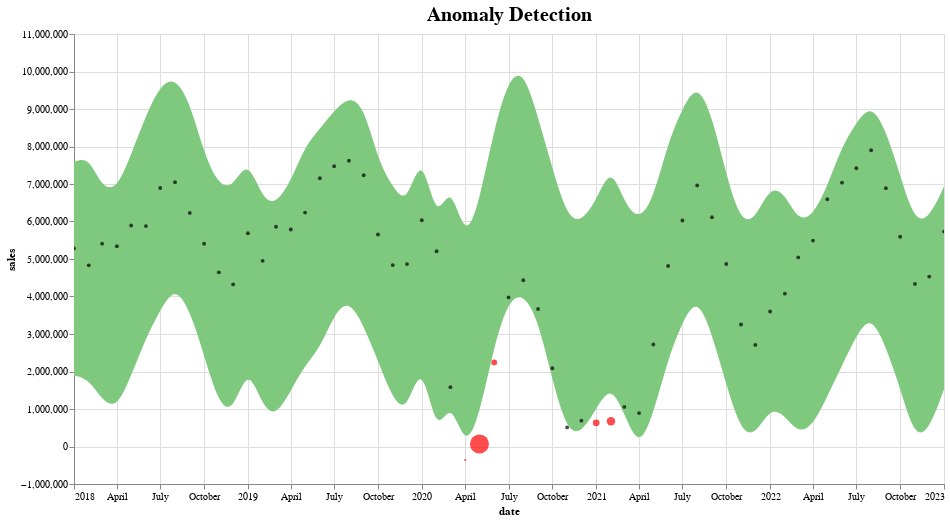

Notebook code cell kept with this figure:
### Code cell
def plot_anomalies(forecasted):
    interval = alt.Chart(forecasted).mark_area(interpolate="basis", color = '#7FC97F').encode(
    x=alt.X('ds:T',  title ='date'),
    y='yhat_upper',
    y2='yhat_lower',
    tooltip=['ds', 'fact', 'yhat_lower', 'yhat_upper']
    ).interactive().properties(
        title='Anomaly Detection'
    )

    fact = alt.Chart(forecasted[forecasted.anomaly==0]).mark_circle(size=15, opacity=0.7, color = 'Black').encode(
        x='ds:T',
        y=alt.Y('fact', title='sales'),    
        tooltip=['ds', 'fact', 'yhat_lower', 'yhat_upper']
    ).interactive()

    anomalies = alt.Chart(forecasted[forecasted.anomaly!=0]).mark_circle(size=30, color = 'Red').encode(
        x='ds:T',
        y=alt.Y('fact', title='sales'),    
        tooltip=['ds', 'fact', 'yhat_lower', 'yhat_upper'],
        size = alt.Size( 'importance', legend=None)
    ).interactive()

    return alt.layer(interval, fact, anomalies)\
              .properties(width=870, height=450)\
              .configure_title(fontSize=20)
              
plot_anomalies(pred)

### Figure 1 — Vega-Lite specification as saved in the notebook (floating-point values rounded to 4 significant figures)
{"config": {"view": {"continuousWidth": 400, "continuousHeight": 300}, "title": {"fontSize": 20}}, "layer": [{"data": {"name": "data-eade1e17cd07f9fd251fb342c879dd5f"}, "mark": {"type": "area", "color": "#7FC97F", "interpolate": "basis"}, "encoding": {"tooltip": [{"field": "ds", "type": "temporal"}, {"field": "fact", "type": "quantitative"}, {"field": "yhat_lower", "type": "quantitative"}, {"field": "yhat_upper", "type": "quantitative"}], "x": {"field": "ds", "title": "date", "type": "temporal"}, "y": {"field": "yhat_upper", "type": "quantitative"}, "y2": {"field": "yhat_lower"}}, "selection": {"selector070": {"type": "interval", "bind": "scales", "encodings": ["x", "y"]}}, "title": "Anomaly Detection"}, {"data": {"name": "data-ae68db22d0475e19b0056d2729dba21b"}, "mark": {"type": "circle", "color": "Black", "opacity": 0.7, "size": 15}, "encoding": {"tooltip": [{"field": "ds", "type": "temporal"}, {"field": "fact", "type": "quantitative"}, {"field": "yhat_lower", "type": "quantitative"}, {"field": "yhat_upper", "type": "quantitative"}], "x": {"field": "ds", "type": "temporal"}, "y": {"field": "fact", "title": "sales", "type": "quantitative"}}, "selection": {"selector071": {"type": "interval", "bind": "scales", "encodings": ["x", "y"]}}}, {"data": {"name": "data-1c85494cdefc5190f652a10a0005ef70"}, "mark": {"type": "circle", "color": "Red", "size": 30}, "encoding": {"size": {"field": "importance", "legend": null, "type": "quantitative"}, "tooltip": [{"field": "ds", "type": "temporal"}, {"field": "fact", "type": "quantitative"}, {"field": "yhat_lower", "type": "quantitative"}, {"field": "yhat_upper", "type": "quantitative"}], "x": {"field": "ds", "type": "temporal"}, "y": {"field": "fact", "title": "sales", "type": "quantitative"}}, "selection": {"selector072": {"type": "interval", "bind": "scales", "encodings": ["x", "y"]}}}], "height": 450, "width": 870, "$schema": "https://vega.github.io/schema/vega-lite/v4.17.0.json", "datasets": {"data-eade1e17cd07f9fd251fb342c879dd5f": [{"ds": "2018-01-01T00:00:00", "trend": 5057000.0, "yhat": 4849000.0, "yhat_lower": 1899000.0, "yhat_upper": 7586000.0, "fact": 5280000.0, "anomaly": 0, "importance": 0.0}, {"ds": "2018-02-01T00:00:00", "trend": 5039000.0, "yhat": 4626000.0, "yhat_lower": 1800000.0, "yhat_upper": 7731000.0, "fact": 4832000.0, "anomaly": 0, "importance": 0.0}, {"ds": "2018-03-01T00:00:00", "trend": 5023000.0, "yhat": 4060000.0, "yhat_lower": 1228000.0, "yhat_upper": 6893000.0, "fact": 5409000.0, "anomaly": 0, "importance": 0.0}, {"ds": "2018-04-01T00:00:00", "trend": 5005000.0, "yhat": 4011000.0, "yhat_lower": 1012000.0, "yhat_upper": 6856000.0, "fact": 5339000.0, "anomaly": 0, "importance": 0.0}, {"ds": "2018-05-01T00:00:00", "trend": 4988000.0, "yhat": 4899000.0, "yhat_lower": 1887000.0, "yhat_upper": 7789000.0, "fact": 5895000.0, "anomaly": 0, "importance": 0.0}, {"ds": "2018-06-01T00:00:00", "trend": 4970000.0, "yhat": 5842000.0, "yhat_lower": 2899000.0, "yhat_upper": 8833000.0, "fact": 5877000.0, "anomaly": 0, "importance": 0.0}, {"ds": "2018-07-01T00:00:00", "trend": 4953000.0, "yhat": 6661000.0, "yhat_lower": 3639000.0, "yhat_upper": 9635000.0, "fact": 6895000.0, "anomaly": 0, "importance": 0.0}, {"ds": "2018-08-01T00:00:00", "trend": 4936000.0, "yhat": 7119000.0, "yhat_lower": 4271000.0, "yhat_upper": 9845000.0, "fact": 7050000.0, "anomaly": 0, "importance": 0.0}, {"ds": "2018-09-01T00:00:00", "trend": 4918000.0, "yhat": 6416000.0, "yhat_lower": 3643000.0, "yhat_upper": 9190000.0, "fact": 6230000.0, "anomaly": 0, "importance": 0.0}, {"ds": "2018-10-01T00:00:00", "trend": 4901000.0, "yhat": 5140000.0, "yhat_lower": 2431000.0, "yhat_upper": 7812000.0, "fact": 5406000.0, "anomaly": 0, "importance": 0.0}, {"ds": "2018-11-01T00:00:00", "trend": 4883000.0, "yhat": 4036000.0, "yhat_lower": 1128000.0, "yhat_upper": 6947000.0, "fact": 4644000.0, "anomaly": 0, "importance": 0.0}, {"ds": "2018-12-01T00:00:00", "trend": 4866000.0, "yhat": 3899000.0, "yhat_lower": 904800.0, "yhat_upper": 6915000.0, "fact": 4322000.0, "anomaly": 0, "importance": 0.0}, {"ds": "2019-01-01T00:00:00", "trend": 4848000.0, "yhat": 4986000.0, "yhat_lower": 2179000.0, "yhat_upper": 7691000.0, "fact": 5688000.0, "anomaly": 0, "importance": 0.0}, {"ds": "2019-02-01T00:00:00", "trend": 4831000.0, "yhat": 3787000.0, "yhat_lower": 1051000.0, "yhat_upper": 6578000.0, "fact": 4950000.0, "anomaly": 0, "importance": 0.0}, {"ds": "2019-03-01T00:00:00", "trend": 4815000.0, "yhat": 3533000.0, "yhat_lower": 809600.0, "yhat_upper": 6470000.0, "fact": 5860000.0, "anomaly": 0, "importance": 0.0}, {"ds": "2019-04-01T00:00:00", "trend": 4797000.0, "yhat": 4248000.0, "yhat_lower": 1483000.0, "yhat_upper": 7070000.0, "fact": 5785000.0, "anomaly": 0, "importance": 0.0}, {"ds": "2019-05-01T00:00:00", "trend": 4780000.0, "yhat": 5136000.0, "yhat_lower": 2173000.0, "yhat_upper": 8019000.0, "fact": 6237000.0, "anomaly": 0, "importance": 0.0}, {"ds": "2019-06-01T00:00:00", "trend": 4762000.0, "yhat": 5609000.0, "yhat_lower": 2611000.0, "yhat_upper": 8465000.0, "fact": 7152000.0, "anomaly": 0, "importance": 0.0}, {"ds": "2019-07-01T00:00:00", "trend": 4745000.0, "yhat": 6162000.0, "yhat_lower": 3532000.0, "yhat_upper": 8958000.0, "fact": 7474000.0, "anomaly": 0, "importance": 0.0}, {"ds": "2019-08-01T00:00:00", "trend": 4727000.0, "yhat": 6692000.0, "yhat_lower": 3921000.0, "yhat_upper": 9333000.0, "fact": 7618000.0, "anomaly": 0, "importance": 0.0}, {"ds": "2019-09-01T00:00:00", "trend": 4710000.0, "yhat": 6153000.0, "yhat_lower": 3222000.0, "yhat_upper": 9087000.0, "fact": 7234000.0, "anomaly": 0, "importance": 0.0}, {"ds": "2019-10-01T00:00:00", "trend": 4693000.0, "yhat": 4955000.0, "yhat_lower": 2289000.0, "yhat_upper": 7630000.0, "fact": 5653000.0, "anomaly": 0, "importance": 0.0}, {"ds": "2019-11-01T00:00:00", "trend": 4675000.0, "yhat": 4094000.0, "yhat_lower": 1262000.0, "yhat_upper": 6925000.0, "fact": 4837000.0, "anomaly": 0, "importance": 0.0}, {"ds": "2019-12-01T00:00:00", "trend": 4658000.0, "yhat": 3835000.0, "yhat_lower": 902000.0, "yhat_upper": 6424000.0, "fact": 4863000.0, "anomaly": 0, "importance": 0.0}, {"ds": "2020-01-01T00:00:00", "trend": 4640000.0, "yhat": 5108000.0, "yhat_lower": 2383000.0, "yhat_upper": 7948000.0, "fact": 6032000.0, "anomaly": 0, "importance": 0.0}, {"ds": "2020-02-01T00:00:00", "trend": 4622000.0, "yhat": 2937000.0, "yhat_lower": 215400.0, "yhat_upper": 5890000.0, "fact": 5207000.0, "anomaly": 0, "importance": 0.0}, {"ds": "2020-03-01T00:00:00", "trend": 4606000.0, "yhat": 4333000.0, "yhat_lower": 1303000.0, "yhat_upper": 7108000.0, "fact": 1582000.0, "anomaly": 0, "importance": 0.0}, {"ds": "2020-04-01T00:00:00", "trend": 4588000.0, "yhat": 2749000.0, "yhat_lower": -80580.0, "yhat_upper": 5455000.0, "fact": -362400.0, "anomaly": -1, "importance": -0.7776}, {"ds": "2020-05-01T00:00:00", "trend": 4571000.0, "yhat": 3574000.0, "yhat_lower": 825400.0, "yhat_upper": 6539000.0, "fact": 69030.0, "anomaly": -1, "importance": 10.96}, {"ds": "2020-06-01T00:00:00", "trend": 4553000.0, "yhat": 5432000.0, "yhat_lower": 2708000.0, "yhat_upper": 8488000.0, "fact": 2243000.0, "anomaly": -1, "importance": 0.2073}, {"ds": "2020-07-01T00:00:00", "trend": 4536000.0, "yhat": 6806000.0, "yhat_lower": 3900000.0, "yhat_upper": 9793000.0, "fact": 3975000.0, "anomaly": 0, "importance": 0.0}, {"ds": "2020-08-01T00:00:00", "trend": 4519000.0, "yhat": 7147000.0, "yhat_lower": 4090000.0, "yhat_upper": 10050000.0, "fact": 4433000.0, "anomaly": 0, "importance": 0.0}, {"ds": "2020-09-01T00:00:00", "trend": 4501000.0, "yhat": 6128000.0, "yhat_lower": 3388000.0, "yhat_upper": 8781000.0, "fact": 3667000.0, "anomaly": 0, "importance": 0.0}, {"ds": "2020-10-01T00:00:00", "trend": 4484000.0, "yhat": 4699000.0, "yhat_lower": 1760000.0, "yhat_upper": 7423000.0, "fact": 2086000.0, "anomaly": 0, "importance": 0.0}, {"ds": "2020-11-01T00:00:00", "trend": 4466000.0, "yhat": 3099000.0, "yhat_lower": 408200.0, "yhat_upper": 6121000.0, "fact": 508500.0, "anomaly": 0, "importance": 0.0}, {"ds": "2020-12-01T00:00:00", "trend": 4449000.0, "yhat": 3185000.0, "yhat_lower": 346000.0, "yhat_upper": 5982000.0, "fact": 689400.0, "anomaly": 0, "importance": 0.0}, {"ds": "2021-01-01T00:00:00", "trend": 4432000.0, "yhat": 3862000.0, "yhat_lower": 1011000.0, "yhat_upper": 6557000.0, "fact": 632400.0, "anomaly": -1, "importance": 0.5987}, {"ds": "2021-02-01T00:00:00", "trend": 4414000.0, "yhat": 4622000.0, "yhat_lower": 1642000.0, "yhat_upper": 7500000.0, "fact": 671100.0, "anomaly": -1, "importance": 1.446}, {"ds": "2021-03-01T00:00:00", "trend": 4398000.0, "yhat": 3772000.0, "yhat_lower": 874600.0, "yhat_upper": 6493000.0, "fact": 1056000.0, "anomaly": 0, "importance": 0.0}, {"ds": "2021-04-01T00:00:00", "trend": 4381000.0, "yhat": 2956000.0, "yhat_lower": -67030.0, "yhat_upper": 6023000.0, "fact": 891500.0, "anomaly": 0, "importance": 0.0}, {"ds": "2021-05-01T00:00:00", "trend": 4364000.0, "yhat": 3824000.0, "yhat_lower": 872900.0, "yhat_upper": 6608000.0, "fact": 2719000.0, "anomaly": 0, "importance": 0.0}, {"ds": "2021-06-01T00:00:00", "trend": 4346000.0, "yhat": 5228000.0, "yhat_lower": 2341000.0, "yhat_upper": 8110000.0, "fact": 4812000.0, "anomaly": 0, "importance": 0.0}, {"ds": "2021-07-01T00:00:00", "trend": 4329000.0, "yhat": 6321000.0, "yhat_lower": 3326000.0, "yhat_upper": 9020000.0, "fact": 6026000.0, "anomaly": 0, "importance": 0.0}, {"ds": "2021-08-01T00:00:00", "trend": 4312000.0, "yhat": 6717000.0, "yhat_lower": 3992000.0, "yhat_upper": 9689000.0, "fact": 6962000.0, "anomaly": 0, "importance": 0.0}, {"ds": "2021-09-01T00:00:00", "trend": 4294000.0, "yhat": 5854000.0, "yhat_lower": 3013000.0, "yhat_upper": 8837000.0, "fact": 6112000.0, "anomaly": 0, "importance": 0.0}, {"ds": "2021-10-01T00:00:00", "trend": 4277000.0, "yhat": 4500000.0, "yhat_lower": 1645000.0, "yhat_upper": 7227000.0, "fact": 4867000.0, "anomaly": 0, "importance": 0.0}, {"ds": "2021-11-01T00:00:00", "trend": 4260000.0, "yhat": 3150000.0, "yhat_lower": 400500.0, "yhat_upper": 5971000.0, "fact": 3253000.0, "anomaly": 0, "importance": 0.0}, {"ds": "2021-12-01T00:00:00", "trend": 4243000.0, "yhat": 3128000.0, "yhat_lower": 290400.0, "yhat_upper": 6060000.0, "fact": 2710000.0, "anomaly": 0, "importance": 0.0}, {"ds": "2022-01-01T00:00:00", "trend": 4225000.0, "yhat": 4017000.0, "yhat_lower": 1044000.0, "yhat_upper": 6952000.0, "fact": 3601000.0, "anomaly": 0, "importance": 0.0}, {"ds": "2022-02-01T00:00:00", "trend": 4208000.0, "yhat": 3795000.0, "yhat_lower": 830500.0, "yhat_upper": 6749000.0, "fact": 4075000.0, "anomaly": 0, "importance": 0.0}, {"ds": "2022-03-01T00:00:00", "trend": 4192000.0, "yhat": 3229000.0, "yhat_lower": 348500.0, "yhat_upper": 6010000.0, "fact": 5042000.0, "anomaly": 0, "importance": 0.0}, {"ds": "2022-04-01T00:00:00", "trend": 4174000.0, "yhat": 3180000.0, "yhat_lower": 559800.0, "yhat_upper": 6159000.0, "fact": 5492000.0, "anomaly": 0, "importance": 0.0}, {"ds": "2022-05-01T00:00:00", "trend": 4157000.0, "yhat": 4068000.0, "yhat_lower": 1345000.0, "yhat_upper": 6932000.0, "fact": 6594000.0, "anomaly": 0, "importance": 0.0}, {"ds": "2022-06-01T00:00:00", "trend": 4140000.0, "yhat": 5011000.0, "yhat_lower": 2155000.0, "yhat_upper": 8015000.0, "fact": 7036000.0, "anomaly": 0, "importance": 0.0}, {"ds": "2022-07-01T00:00:00", "trend": 4123000.0, "yhat": 5830000.0, "yhat_lower": 2962000.0, "yhat_upper": 8636000.0, "fact": 7419000.0, "anomaly": 0, "importance": 0.0}, {"ds": "2022-08-01T00:00:00", "trend": 4105000.0, "yhat": 6288000.0, "yhat_lower": 3507000.0, "yhat_upper": 9131000.0, "fact": 7900000.0, "anomaly": 0, "importance": 0.0}, {"ds": "2022-09-01T00:00:00", "trend": 4088000.0, "yhat": 5586000.0, "yhat_lower": 2663000.0, "yhat_upper": 8445000.0, "fact": 6889000.0, "anomaly": 0, "importance": 0.0}, {"ds": "2022-10-01T00:00:00", "trend": 4071000.0, "yhat": 4310000.0, "yhat_lower": 1562000.0, "yhat_upper": 7227000.0, "fact": 5593000.0, "anomaly": 0, "importance": 0.0}, {"ds": "2022-11-01T00:00:00", "trend": 4053000.0, "yhat": 3206000.0, "yhat_lower": 215000.0, "yhat_upper": 5977000.0, "fact": 4336000.0, "anomaly": 0, "importance": 0.0}, {"ds": "2022-12-01T00:00:00", "trend": 4036000.0, "yhat": 3069000.0, "yhat_lower": 440700.0, "yhat_upper": 6092000.0, "fact": 4530000.0, "anomaly": 0, "importance": 0.0}, {"ds": "2023-01-01T00:00:00", "trend": 4018000.0, "yhat": 4156000.0, "yhat_lower": 1526000.0, "yhat_upper": 6936000.0, "fact": 5731000.0, "anomaly": 0, "importance": 0.0}], "data-ae68db22d0475e19b0056d2729dba21b": [{"ds": "2018-01-01T00:00:00", "trend": 5057000.0, "yhat": 4849000.0, "yhat_lower": 1899000.0, "yhat_upper": 7586000.0, "fact": 5280000.0, "anomaly": 0, "importance": 0.0}, {"ds": "2018-02-01T00:00:00", "trend": 5039000.0, "yhat": 4626000.0, "yhat_lower": 1800000.0, "yhat_upper": 7731000.0, "fact": 4832000.0, "anomaly": 0, "importance": 0.0}, {"ds": "2018-03-01T00:00:00", "trend": 5023000.0, "yhat": 4060000.0, "yhat_lower": 1228000.0, "yhat_upper": 6893000.0, "fact": 5409000.0, "anomaly": 0, "importance": 0.0}, {"ds": "2018-04-01T00:00:00", "trend": 5005000.0, "yhat": 4011000.0, "yhat_lower": 1012000.0, "yhat_upper": 6856000.0, "fact": 5339000.0, "anomaly": 0, "importance": 0.0}, {"ds": "2018-05-01T00:00:00", "trend": 4988000.0, "yhat": 4899000.0, "yhat_lower": 1887000.0, "yhat_upper": 7789000.0, "fact": 5895000.0, "anomaly": 0, "importance": 0.0}, {"ds": "2018-06-01T00:00:00", "trend": 4970000.0, "yhat": 5842000.0, "yhat_lower": 2899000.0, "yhat_upper": 8833000.0, "fact": 5877000.0, "anomaly": 0, "importance": 0.0}, {"ds": "2018-07-01T00:00:00", "trend": 4953000.0, "yhat": 6661000.0, "yhat_lower": 3639000.0, "yhat_upper": 9635000.0, "fact": 6895000.0, "anomaly": 0, "importance": 0.0}, {"ds": "2018-08-01T00:00:00", "trend": 4936000.0, "yhat": 7119000.0, "yhat_lower": 4271000.0, "yhat_upper": 9845000.0, "fact": 7050000.0, "anomaly": 0, "importance": 0.0}, {"ds": "2018-09-01T00:00:00", "trend": 4918000.0, "yhat": 6416000.0, "yhat_lower": 3643000.0, "yhat_upper": 9190000.0, "fact": 6230000.0, "anomaly": 0, "importance": 0.0}, {"ds": "2018-10-01T00:00:00", "trend": 4901000.0, "yhat": 5140000.0, "yhat_lower": 2431000.0, "yhat_upper": 7812000.0, "fact": 5406000.0, "anomaly": 0, "importance": 0.0}, {"ds": "2018-11-01T00:00:00", "trend": 4883000.0, "yhat": 4036000.0, "yhat_lower": 1128000.0, "yhat_upper": 6947000.0, "fact": 4644000.0, "anomaly": 0, "importance": 0.0}, {"ds": "2018-12-01T00:00:00", "trend": 4866000.0, "yhat": 3899000.0, "yhat_lower": 904800.0, "yhat_upper": 6915000.0, "fact": 4322000.0, "anomaly": 0, "importance": 0.0}, {"ds": "2019-01-01T00:00:00", "trend": 4848000.0, "yhat": 4986000.0, "yhat_lower": 2179000.0, "yhat_upper": 7691000.0, "fact": 5688000.0, "anomaly": 0, "importance": 0.0}, {"ds": "2019-02-01T00:00:00", "trend": 4831000.0, "yhat": 3787000.0, "yhat_lower": 1051000.0, "yhat_upper": 6578000.0, "fact": 4950000.0, "anomaly": 0, "importance": 0.0}, {"ds": "2019-03-01T00:00:00", "trend": 4815000.0, "yhat": 3533000.0, "yhat_lower": 809600.0, "yhat_upper": 6470000.0, "fact": 5860000.0, "anomaly": 0, "importance": 0.0}, {"ds": "2019-04-01T00:00:00", "trend": 4797000.0, "yhat": 4248000.0, "yhat_lower": 1483000.0, "yhat_upper": 7070000.0, "fact": 5785000.0, "anomaly": 0, "importance": 0.0}, {"ds": "2019-05-01T00:00:00", "trend": 4780000.0, "yhat": 5136000.0, "yhat_lower": 2173000.0, "yhat_upper": 8019000.0, "fact": 6237000.0, "anomaly": 0, "importance": 0.0}, {"ds": "2019-06-01T00:00:00", "trend": 4762000.0, "yhat": 5609000.0, "yhat_lower": 2611000.0, "yhat_upper": 8465000.0, "fact": 7152000.0, "anomaly": 0, "importance": 0.0}, {"ds": "2019-07-01T00:00:00", "trend": 4745000.0, "yhat": 6162000.0, "yhat_lower": 3532000.0, "yhat_upper": 8958000.0, "fact": 7474000.0, "anomaly": 0, "importance": 0.0}, {"ds": "2019-08-01T00:00:00", "trend": 4727000.0, "yhat": 6692000.0, "yhat_lower": 3921000.0, "yhat_upper": 9333000.0, "fact": 7618000.0, "anomaly": 0, "importance": 0.0}, {"ds": "2019-09-01T00:00:00", "trend": 4710000.0, "yhat": 6153000.0, "yhat_lower": 3222000.0, "yhat_upper": 9087000.0, "fact": 7234000.0, "anomaly": 0, "importance": 0.0}, {"ds": "2019-10-01T00:00:00", "trend": 4693000.0, "yhat": 4955000.0, "yhat_lower": 2289000.0, "yhat_upper": 7630000.0, "fact": 5653000.0, "anomaly": 0, "importance": 0.0}, {"ds": "2019-11-01T00:00:00", "trend": 4675000.0, "yhat": 4094000.0, "yhat_lower": 1262000.0, "yhat_upper": 6925000.0, "fact": 4837000.0, "anomaly": 0, "importance": 0.0}, {"ds": "2019-12-01T00:00:00", "trend": 4658000.0, "yhat": 3835000.0, "yhat_lower": 902000.0, "yhat_upper": 6424000.0, "fact": 4863000.0, "anomaly": 0, "importance": 0.0}, {"ds": "2020-01-01T00:00:00", "trend": 4640000.0, "yhat": 5108000.0, "yhat_lower": 2383000.0, "yhat_upper": 7948000.0, "fact": 6032000.0, "anomaly": 0, "importance": 0.0}, {"ds": "2020-02-01T00:00:00", "trend": 4622000.0, "yhat": 2937000.0, "yhat_lower": 215400.0, "yhat_upper": 5890000.0, "fact": 5207000.0, "anomaly": 0, "importance": 0.0}, {"ds": "2020-03-01T00:00:00", "trend": 4606000.0, "yhat": 4333000.0, "yhat_lower": 1303000.0, "yhat_upper": 7108000.0, "fact": 1582000.0, "anomaly": 0, "importance": 0.0}, {"ds": "2020-07-01T00:00:00", "trend": 4536000.0, "yhat": 6806000.0, "yhat_lower": 3900000.0, "yhat_upper": 9793000.0, "fact": 3975000.0, "anomaly": 0, "importance": 0.0}, {"ds": "2020-08-01T00:00:00", "trend": 4519000.0, "yhat": 7147000.0, "yhat_lower": 4090000.0, "yhat_upper": 10050000.0, "fact": 4433000.0, "anomaly": 0, "importance": 0.0}, {"ds": "2020-09-01T00:00:00", "trend": 4501000.0, "yhat": 6128000.0, "yhat_lower": 3388000.0, "yhat_upper": 8781000.0, "fact": 3667000.0, "anomaly": 0, "importance": 0.0}, {"ds": "2020-10-01T00:00:00", "trend": 4484000.0, "yhat": 4699000.0, "yhat_lower": 1760000.0, "yhat_upper": 7423000.0, "fact": 2086000.0, "anomaly": 0, "importance": 0.0}, {"ds": "2020-11-01T00:00:00", "trend": 4466000.0, "yhat": 3099000.0, "yhat_lower": 408200.0, "yhat_upper": 6121000.0, "fact": 508500.0, "anomaly": 0, "importance": 0.0}, {"ds": "2020-12-01T00:00:00", "trend": 4449000.0, "yhat": 3185000.0, "yhat_lower": 346000.0, "yhat_upper": 5982000.0, "fact": 689400.0, "anomaly": 0, "importance": 0.0}, {"ds": "2021-03-01T00:00:00", "trend": 4398000.0, "yhat": 3772000.0, "yhat_lower": 874600.0, "yhat_upper": 6493000.0, "fact": 1056000.0, "anomaly": 0, "importance": 0.0}, {"ds": "2021-04-01T00:00:00", "trend": 4381000.0, "yhat": 2956000.0, "yhat_lower": -67030.0, "yhat_upper": 6023000.0, "fact": 891500.0, "anomaly": 0, "importance": 0.0}, {"ds": "2021-05-01T00:00:00", "trend": 4364000.0, "yhat": 3824000.0, "yhat_lower": 872900.0, "yhat_upper": 6608000.0, "fact": 2719000.0, "anomaly": 0, "importance": 0.0}, {"ds": "2021-06-01T00:00:00", "trend": 4346000.0, "yhat": 5228000.0, "yhat_lower": 2341000.0, "yhat_upper": 8110000.0, "fact": 4812000.0, "anomaly": 0, "importance": 0.0}, {"ds": "2021-07-01T00:00:00", "trend": 4329000.0, "yhat": 6321000.0, "yhat_lower": 3326000.0, "yhat_upper": 9020000.0, "fact": 6026000.0, "anomaly": 0, "importance": 0.0}, {"ds": "2021-08-01T00:00:00", "trend": 4312000.0, "yhat": 6717000.0, "yhat_lower": 3992000.0, "yhat_upper": 9689000.0, "fact": 6962000.0, "anomaly": 0, "importance": 0.0}, {"ds": "2021-09-01T00:00:00", "trend": 4294000.0, "yhat": 5854000.0, "yhat_lower": 3013000.0, "yhat_upper": 8837000.0, "fact": 6112000.0, "anomaly": 0, "importance": 0.0}, {"ds": "2021-10-01T00:00:00", "trend": 4277000.0, "yhat": 4500000.0, "yhat_lower": 1645000.0, "yhat_upper": 7227000.0, "fact": 4867000.0, "anomaly": 0, "importance": 0.0}, {"ds": "2021-11-01T00:00:00", "trend": 4260000.0, "yhat": 3150000.0, "yhat_lower": 400500.0, "yhat_upper": 5971000.0, "fact": 3253000.0, "anomaly": 0, "importance": 0.0}, {"ds": "2021-12-01T00:00:00", "trend": 4243000.0, "yhat": 3128000.0, "yhat_lower": 290400.0, "yhat_upper": 6060000.0, "fact": 2710000.0, "anomaly": 0, "importance": 0.0}, {"ds": "2022-01-01T00:00:00", "trend": 4225000.0, "yhat": 4017000.0, "yhat_lower": 1044000.0, "yhat_upper": 6952000.0, "fact": 3601000.0, "anomaly": 0, "importance": 0.0}, {"ds": "2022-02-01T00:00:00", "trend": 4208000.0, "yhat": 3795000.0, "yhat_lower": 830500.0, "yhat_upper": 6749000.0, "fact": 4075000.0, "anomaly": 0, "importance": 0.0}, {"ds": "2022-03-01T00:00:00", "trend": 4192000.0, "yhat": 3229000.0, "yhat_lower": 348500.0, "yhat_upper": 6010000.0, "fact": 5042000.0, "anomaly": 0, "importance": 0.0}, {"ds": "2022-04-01T00:00:00", "trend": 4174000.0, "yhat": 3180000.0, "yhat_lower": 559800.0, "yhat_upper": 6159000.0, "fact": 5492000.0, "anomaly": 0, "importance": 0.0}, {"ds": "2022-05-01T00:00:00", "trend": 4157000.0, "yhat": 4068000.0, "yhat_lower": 1345000.0, "yhat_upper": 6932000.0, "fact": 6594000.0, "anomaly": 0, "importance": 0.0}, {"ds": "2022-06-01T00:00:00", "trend": 4140000.0, "yhat": 5011000.0, "yhat_lower": 2155000.0, "yhat_upper": 8015000.0, "fact": 7036000.0, "anomaly": 0, "importance": 0.0}, {"ds": "2022-07-01T00:00:00", "trend": 4123000.0, "yhat": 5830000.0, "yhat_lower": 2962000.0, "yhat_upper": 8636000.0, "fact": 7419000.0, "anomaly": 0, "importance": 0.0}, {"ds": "2022-08-01T00:00:00", "trend": 4105000.0, "yhat": 6288000.0, "yhat_lower": 3507000.0, "yhat_upper": 9131000.0, "fact": 7900000.0, "anomaly": 0, "importance": 0.0}, {"ds": "2022-09-01T00:00:00", "trend": 4088000.0, "yhat": 5586000.0, "yhat_lower": 2663000.0, "yhat_upper": 8445000.0, "fact": 6889000.0, "anomaly": 0, "importance": 0.0}, {"ds": "2022-10-01T00:00:00", "trend": 4071000.0, "yhat": 4310000.0, "yhat_lower": 1562000.0, "yhat_upper": 7227000.0, "fact": 5593000.0, "anomaly": 0, "importance": 0.0}, {"ds": "2022-11-01T00:00:00", "trend": 4053000.0, "yhat": 3206000.0, "yhat_lower": 215000.0, "yhat_upper": 5977000.0, "fact": 4336000.0, "anomaly": 0, "importance": 0.0}, {"ds": "2022-12-01T00:00:00", "trend": 4036000.0, "yhat": 3069000.0, "yhat_lower": 440700.0, "yhat_upper": 6092000.0, "fact": 4530000.0, "anomaly": 0, "importance": 0.0}, {"ds": "2023-01-01T00:00:00", "trend": 4018000.0, "yhat": 4156000.0, "yhat_lower": 1526000.0, "yhat_upper": 6936000.0, "fact": 5731000.0, "anomaly": 0, "importance": 0.0}], "data-1c85494cdefc5190f652a10a0005ef70": [{"ds": "2020-04-01T00:00:00", "trend": 4588000.0, "yhat": 2749000.0, "yhat_lower": -80580.0, "yhat_upper": 5455000.0, "fact": -362400.0, "anomaly": -1, "importance": -0.7776}, {"ds": "2020-05-01T00:00:00", "trend": 4571000.0, "yhat": 3574000.0, "yhat_lower": 825400.0, "yhat_upper": 6539000.0, "fact": 69030.0, "anomaly": -1, "importance": 10.96}, {"ds": "2020-06-01T00:00:00", "trend": 4553000.0, "yhat": 5432000.0, "yhat_lower": 2708000.0, "yhat_upper": 8488000.0, "fact": 2243000.0, "anomaly": -1, "importance": 0.2073}, {"ds": "2021-01-01T00:00:00", "trend": 4432000.0, "yhat": 3862000.0, "yhat_lower": 1011000.0, "yhat_upper": 6557000.0, "fact": 632400.0, "anomaly": -1, "importance": 0.5987}, {"ds": "2021-02-01T00:00:00", "trend": 4414000.0, "yhat": 4622000.0, "yhat_lower": 1642000.0, "yhat_upper": 7500000.0, "fact": 671100.0, "anomaly": -1, "importance": 1.446}]}}
